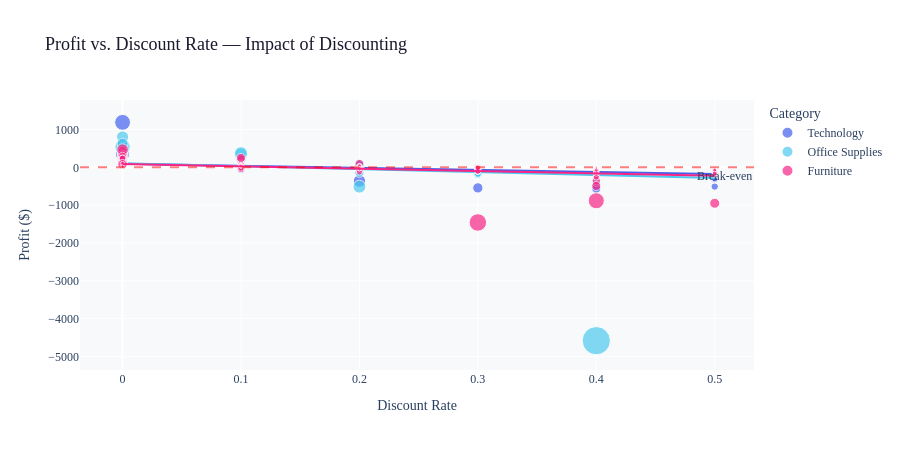

Notebook code for this chart:
### Markdown cell above
## 💰 Chart 2 — Profit vs. Discount (Scatter with Trend)

Each dot = one transaction. Color = Category. Hover for details. Zoom in to explore clusters.

### Code cell
fig2 = px.scatter(
    df.sample(600, random_state=1),
    x='Discount', y='Profit', color='Category',
    size='Sales', size_max=20,
    color_discrete_map=colors,
    hover_data=['Region','Sub-Category','Sales','Quantity'],
    trendline='ols',
    labels={'Discount':'Discount Rate','Profit':'Profit ($)'},
    title='Profit vs. Discount Rate — Impact of Discounting'
)
fig2.update_layout(
    plot_bgcolor='#f8f9fa', paper_bgcolor='white',
    height=450, font=dict(family='Georgia', size=12),
    title=dict(font=dict(size=18, color='#1a1a2e'))
)
fig2.add_hline(y=0, line_dash='dash', line_color='red', opacity=0.5,
               annotation_text='Break-even', annotation_position='bottom right')
fig2.show()

### Figure 1 — Plotly figure (JSON) as saved in the notebook; plotly's stock layout.template omitted (floating-point values rounded to 4 significant figures; data arrays with more than 128 entries replaced by an {"elided": "..."} marker saying what was removed)
{"data": [{"customdata": {"elided": "202x4 mixed values"}, "hovertemplate": "Category=Technology<br>Discount Rate=%{x}<br>Profit ($)=%{y}<br>Sales=%{customdata[2]}<br>Region=%{customdata[0]}<br>Sub-Category=%{customdata[1]}<br>Quantity=%{customdata[3]}<extra></extra>", "legendgroup": "Technology", "marker": {"color": "#4361ee", "size": {"elided": "202 float values"}, "sizemode": "area", "sizeref": 35.2, "symbol": "circle"}, "mode": "markers", "name": "Technology", "orientation": "v", "showlegend": true, "type": "scatter", "x": {"elided": "202 float values"}, "xaxis": "x", "y": {"elided": "202 float values"}, "yaxis": "y"}, {"hovertemplate": "<b>OLS trendline</b><br>Profit = -548.028 * Discount + 97.1822<br>R<sup>2</sup>=0.296258<br><br>Category=Technology<br>Discount Rate=%{x}<br>Profit ($)=%{y} <b>(trend)</b><extra></extra>", "legendgroup": "Technology", "marker": {"color": "#4361ee", "symbol": "circle"}, "mode": "lines", "name": "Technology", "showlegend": false, "type": "scatter", "x": {"elided": "202 float values"}, "xaxis": "x", "y": {"elided": "202 float values"}, "yaxis": "y"}, {"customdata": {"elided": "201x4 mixed values"}, "hovertemplate": "Category=Office Supplies<br>Discount Rate=%{x}<br>Profit ($)=%{y}<br>Sales=%{customdata[2]}<br>Region=%{customdata[0]}<br>Sub-Category=%{customdata[1]}<br>Quantity=%{customdata[3]}<extra></extra>", "legendgroup": "Office Supplies", "marker": {"color": "#4cc9f0", "size": {"elided": "201 float values"}, "sizemode": "area", "sizeref": 35.2, "symbol": "circle"}, "mode": "markers", "name": "Office Supplies", "orientation": "v", "showlegend": true, "type": "scatter", "x": {"elided": "201 float values"}, "xaxis": "x", "y": {"elided": "201 float values"}, "yaxis": "y"}, {"hovertemplate": "<b>OLS trendline</b><br>Profit = -785.099 * Discount + 107.759<br>R<sup>2</sup>=0.101284<br><br>Category=Office Supplies<br>Discount Rate=%{x}<br>Profit ($)=%{y} <b>(trend)</b><extra></extra>", "legendgroup": "Office Supplies", "marker": {"color": "#4cc9f0", "symbol": "circle"}, "mode": "lines", "name": "Office Supplies", "showlegend": false, "type": "scatter", "x": {"elided": "201 float values"}, "xaxis": "x", "y": {"elided": "201 float values"}, "yaxis": "y"}, {"customdata": {"elided": "197x4 mixed values"}, "hovertemplate": "Category=Furniture<br>Discount Rate=%{x}<br>Profit ($)=%{y}<br>Sales=%{customdata[2]}<br>Region=%{customdata[0]}<br>Sub-Category=%{customdata[1]}<br>Quantity=%{customdata[3]}<extra></extra>", "legendgroup": "Furniture", "marker": {"color": "#f72585", "size": {"elided": "197 float values"}, "sizemode": "area", "sizeref": 35.2, "symbol": "circle"}, "mode": "markers", "name": "Furniture", "orientation": "v", "showlegend": true, "type": "scatter", "x": {"elided": "197 float values"}, "xaxis": "x", "y": {"elided": "197 float values"}, "yaxis": "y"}, {"hovertemplate": "<b>OLS trendline</b><br>Profit = -618.654 * Discount + 85.0098<br>R<sup>2</sup>=0.293299<br><br>Category=Furniture<br>Discount Rate=%{x}<br>Profit ($)=%{y} <b>(trend)</b><extra></extra>", "legendgroup": "Furniture", "marker": {"color": "#f72585", "symbol": "circle"}, "mode": "lines", "name": "Furniture", "showlegend": false, "type": "scatter", "x": {"elided": "197 float values"}, "xaxis": "x", "y": {"elided": "197 float values"}, "yaxis": "y"}], "layout": {"annotations": [{"showarrow": false, "text": "Break-even", "x": 1, "xanchor": "right", "xref": "x domain", "y": 0, "yanchor": "top", "yref": "y"}], "font": {"family": "Georgia", "size": 12}, "height": 450, "legend": {"itemsizing": "constant", "title": {"text": "Category"}, "tracegroupgap": 0}, "paper_bgcolor": "white", "plot_bgcolor": "#f8f9fa", "shapes": [{"line": {"color": "red", "dash": "dash"}, "opacity": 0.5, "type": "line", "x0": 0, "x1": 1, "xref": "x domain", "y0": 0, "y1": 0, "yref": "y"}], "title": {"font": {"color": "#1a1a2e", "size": 18}, "text": "Profit vs. Discount Rate — Impact of Discounting"}, "xaxis": {"anchor": "y", "domain": [0, 1], "title": {"text": "Discount Rate"}}, "yaxis": {"anchor": "x", "domain": [0, 1], "title": {"text": "Profit ($)"}}}}
